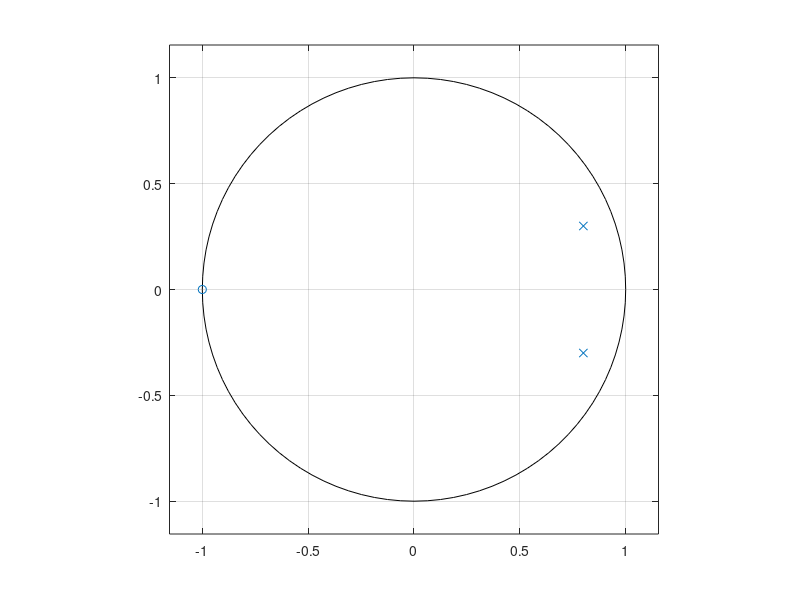
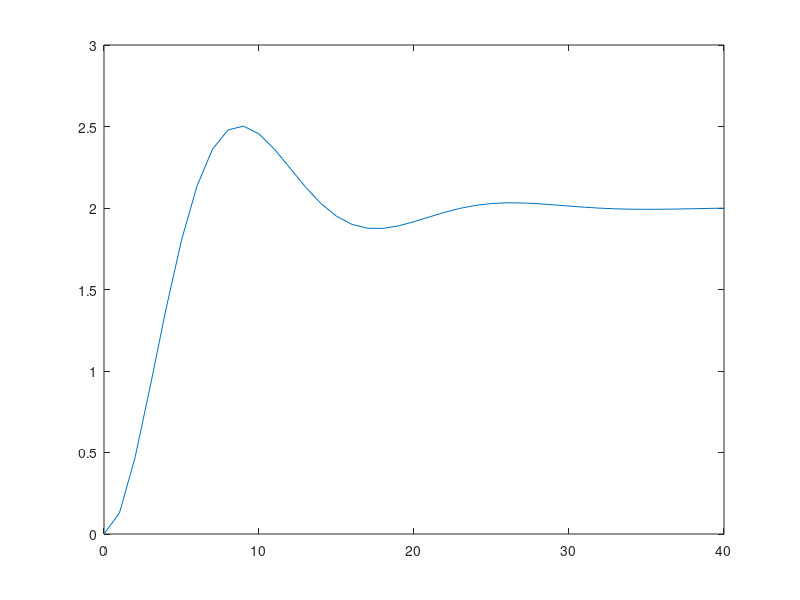

MATLAB code for these plots, in order:
%group problem
Bg = [0 0.13 0.13];
Ag = [1 -1.6 0.73];
figure,zplane(Bg,Ag);
testsysgp = tf(Bg,Ag,-1);
[Ygp,Tgp] = step(testsysgp);
figure,plot(Tgp,Ygp);